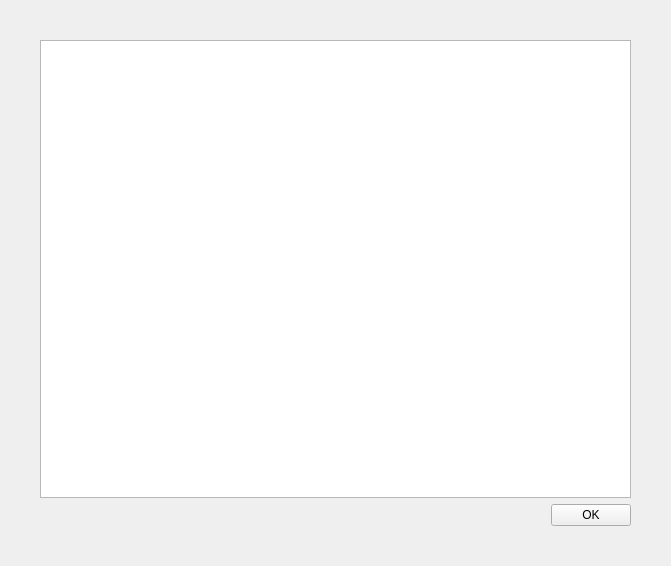
<?xml version="1.0" encoding="UTF-8"?>
<ui version="4.0">
 <class>EventNotification</class>
 <widget class="QWidget" name="EventNotification">
  <property name="geometry">
   <rect>
    <x>0</x>
    <y>0</y>
    <width>671</width>
    <height>566</height>
   </rect>
  </property>
  <property name="windowTitle">
   <string>Dialog</string>
  </property>
  <layout class="QGridLayout" name="gridLayout">
   <item row="0" column="0">
    <widget class="QWidget" name="widget_background" native="true">
     <layout class="QVBoxLayout" name="verticalLayout">
      <property name="leftMargin">
       <number>20</number>
      </property>
      <property name="topMargin">
       <number>20</number>
      </property>
      <property name="rightMargin">
       <number>20</number>
      </property>
      <property name="bottomMargin">
       <number>20</number>
      </property>
      <item>
       <widget class="QStackedWidget" name="stackedWidget">
        <property name="currentIndex">
         <number>1</number>
        </property>
        <widget class="QWidget" name="page_info">
         <layout class="QVBoxLayout" name="verticalLayout_2">
          <item>
           <widget class="TreeView" name="treeView_info"/>
          </item>
          <item>
           <layout class="QHBoxLayout" name="horizontalLayout">
            <item>
             <spacer name="horizontalSpacer">
              <property name="orientation">
               <enum>Qt::Horizontal</enum>
              </property>
              <property name="sizeHint" stdset="0">
               <size>
                <width>40</width>
                <height>20</height>
               </size>
              </property>
             </spacer>
            </item>
            <item>
             <widget class="QPushButton" name="pushButton_setting">
              <property name="text">
               <string>Settings</string>
              </property>
             </widget>
            </item>
           </layout>
          </item>
         </layout>
        </widget>
        <widget class="QWidget" name="page_setting">
         <layout class="QVBoxLayout" name="verticalLayout_3">
          <item>
           <widget class="TreeView" name="treeView_setting"/>
          </item>
          <item>
           <layout class="QHBoxLayout" name="horizontalLayout_2">
            <item>
             <spacer name="horizontalSpacer_2">
              <property name="orientation">
               <enum>Qt::Horizontal</enum>
              </property>
              <property name="sizeHint" stdset="0">
               <size>
                <width>40</width>
                <height>20</height>
               </size>
              </property>
             </spacer>
            </item>
            <item>
             <widget class="QPushButton" name="pushButton_ok">
              <property name="text">
               <string>OK</string>
              </property>
             </widget>
            </item>
           </layout>
          </item>
         </layout>
        </widget>
       </widget>
      </item>
     </layout>
    </widget>
   </item>
  </layout>
 </widget>
 <customwidgets>
  <customwidget>
   <class>TreeView</class>
   <extends>QTreeView</extends>
   <header>treeview.h</header>
  </customwidget>
 </customwidgets>
 <resources/>
 <connections/>
</ui>
